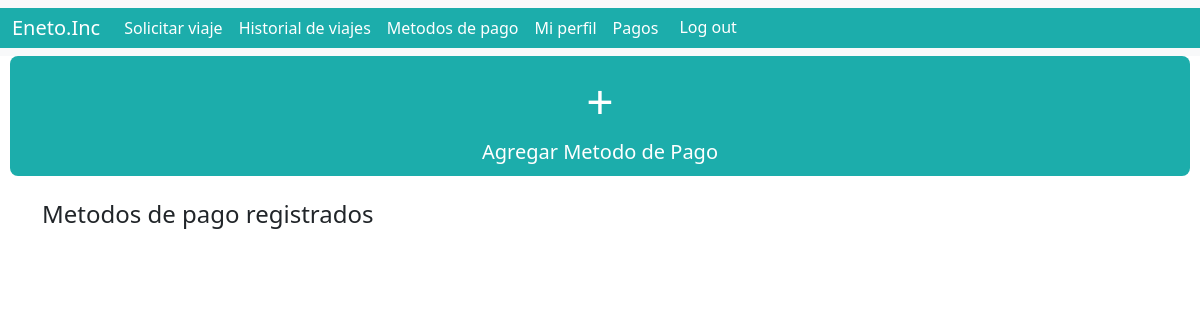
Before: /metodosPagoUsuario.php (signed in) with the older database file.
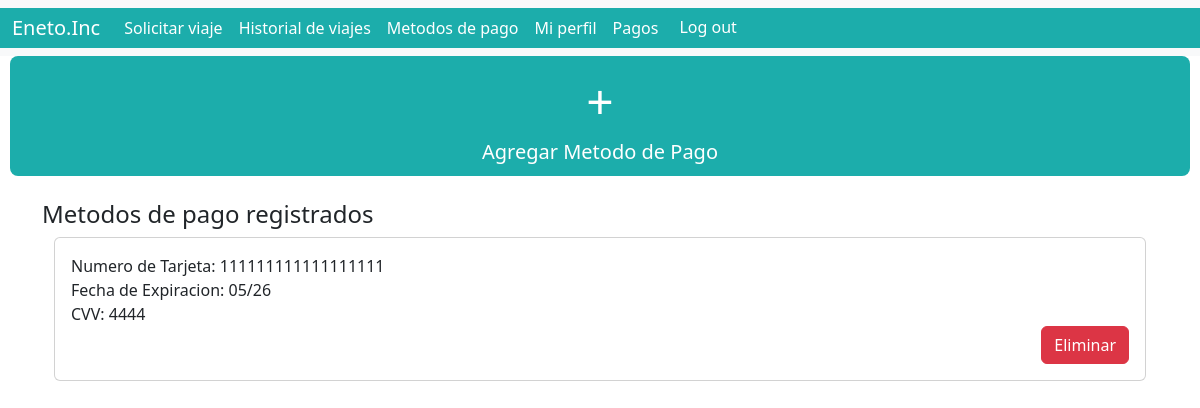
After: the same page with the newer database file.
### tables this page shows
create table tarjetas(numTar varchar(18) not null primary key,
                    fechaExp varchar(5) not null,
                    cvv varchar(4) not null,
                    nickname varchar(50) not null,
                    foreign key(nickname) references usuarios(nickname),
                    createdAt TIMESTAMP default CURRENT_TIMESTAMP,
                    updatedAt timestamp default current_timestamp on update CURRENT_TIMESTAMP);

### metodosPagoUsuario.php (the view, shortened to what this page needs)
<?php
if(isset($_COOKIE['logeo'])){
    $cred = explode(":", $_COOKIE["logeo"]);
} else {
    header("Location: login.php");
    exit;
}
$cnn = new mysqli("localhost", "root", "eneto", "eneto");
$consul = $cnn->query("SELECT * FROM tarjetas WHERE nickname = '$cred[0]'");
$tablas = "";
while ($ren = $consul->fetch_array(MYSQLI_ASSOC)) {
    $tablas .= "<br>
<div class='container-fluid'>
    <div class='container mt-9'>
        <div class='column justify-content-center'>
            <div class='col-lg-12'>
                <div class='card'>
                    <div class='card-body'>
                        <div class='form-group'>
                            <label for=''>Numero de Tarjeta: {$ren['numTar']}</label>
                        </div>
                        <div class='form-group'>
                            <label for=''>Fecha de Expiracion: {$ren['fechaExp']}</label>
                        </div>
                        <div class='form-group'>
                            <label for=''>CVV: {$ren['cvv']}</label>
                        </div>
                        <form method='POST' action='metodosPagoUsuario.php'>
                            <input type='hidden' name='numTar' value='{$ren['numTar']}'>
                            <div class='d-flex justify-content-end'>
                                <button type='button' class='btn btn-danger' data-bs-toggle='modal' data-bs-target='#deleteCardModal{$ren['numTar']}'>Eliminar</button>
                            </div>
                        </form>
                    </div>
                </div>
            </div>
        </div>
    </div>
</div>
<div class='modal fade' id='deleteCardModal{$ren['numTar']}' tabindex='-1' aria-labelledby='deleteCardModalLabel{$ren['numTar']}' aria-hidden='true'>
                <h5 class='modal-title' id='deleteCardModalLabel{$ren['numTar']}'>Confirmacion de eliminacion</h5>
                <p>¿Esta seguro que desea eliminar la tarjeta <strong>{$ren['numTar']}</strong>?</p>
                    <input type='hidden' name='numTar' value='{$ren['numTar']}'>
</div>
";
}
?>
<!DOCTYPE html>
<html lang="en">
<head>
    <link href="https://cdn.jsdelivr.net/npm/bootstrap@5.3.3/dist/css/bootstrap.min.css" rel="stylesheet">
    <link rel="stylesheet" href="css/barra.css">
    <link rel="stylesheet" href="css/estilos.css">
</head>
<body>
<nav class="navbar navbar-expand-lg bg-body-tertiary color">
    <div class="container-fluid color">
      <a class="navbar-brand white" href="barra.php">Eneto.Inc</a>
      <div class="collapse navbar-collapse" id="navbarNav">
        <ul class="navbar-nav color">
          <li class="nav-item">
            <a class="nav-link white" aria-current="page" href="solicitarViajeUsuario.php">Solicitar viaje</a>
          </li>
          <li class="nav-item">
            <a class="nav-link white" href="historialViajesUsuario.php">Historial de viajes</a>
          </li>
          <li class="nav-item">
            <a class="nav-link white" href="metodosPagoUsuario.php">Metodos de pago</a>
          </li>
          <li class="nav-item">
            <a class="nav-link white" href="miperfil.php">Mi perfil</a>
          </li>
          <li class="nav-item">
            <a class="nav-link white" href="pagos.php">Pagos</a>
          </li>
          <li class="nav-item">
            <form action="" method="post" name="logout" id="logout">
              <button type='submit' form='logout' class='btn color white'>Log out</button>
            </form>
          </li>
        </ul>
      </div>
    </div>
  </nav>
    <div class="d-flex justify-content-center">
        <a href="metodosPagoUsuario.php" class="btn color white btn-lg" style="flex: 1; margin: 0 10px; text-align: center;" data-bs-toggle="modal" data-bs-target="#metodoPagoModal">
            <span style="font-size: 3rem;">+</span><br>
            Agregar Metodo de Pago
        </a>
    </div>
    <div class="container mt-4">
        <h4>Metodos de pago registrados</h4>
        <div class="row">
            <?php echo $tablas; ?>
        </div>
    </div>
</body>
</html>

Changed rows visible on the page:
added tarjetas: numTar "111111111111111111", fechaExp "05/26", cvv "4444"
